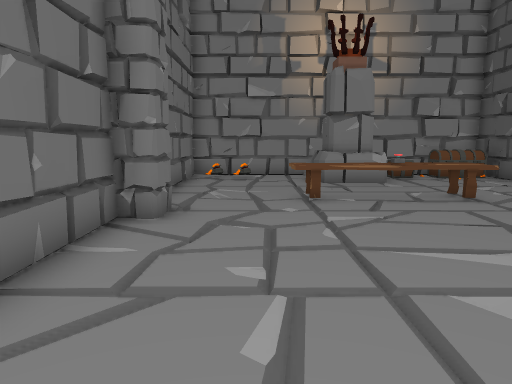
View 1 (above)

12 first-person views from a walk through a scene from a Unity 3-D project. The camera is 1.4 m above the floor, tilts 8° down and sees 70° across. Doors are open. The floor is counted in squares, 1 m on a side. Each view is taken from the middle of a square. On the plan, view 1 faces up. The plan holds only what a view shows up to about 16 squares ahead; the rest is blank. The player is left out. Some animated figures are not drawn.

View 2
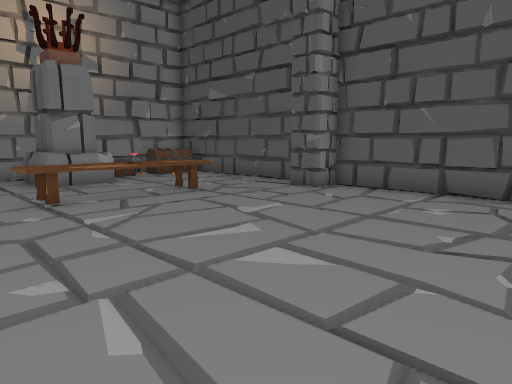

View 3
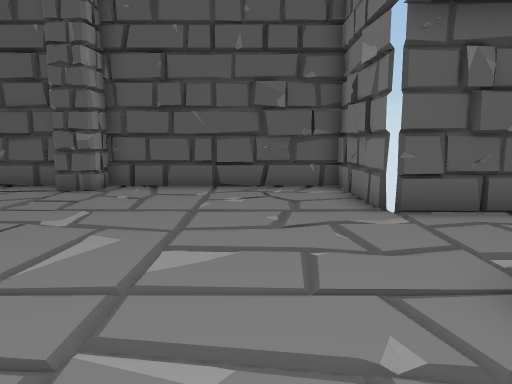

View 4
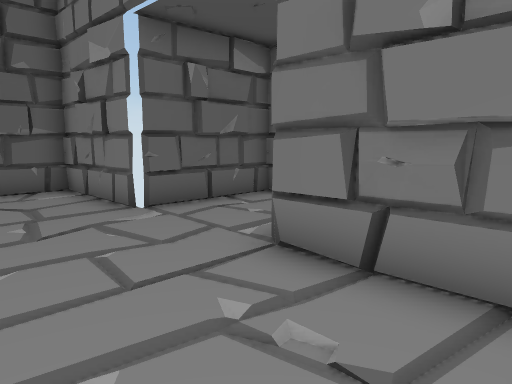

View 5
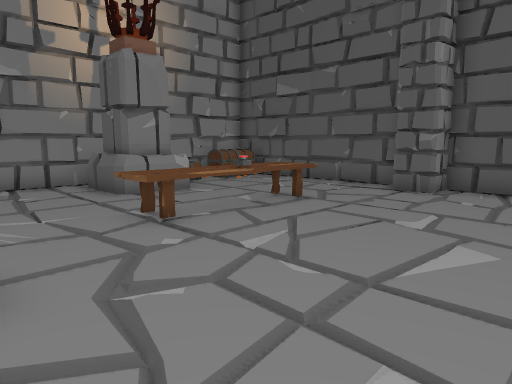

View 6
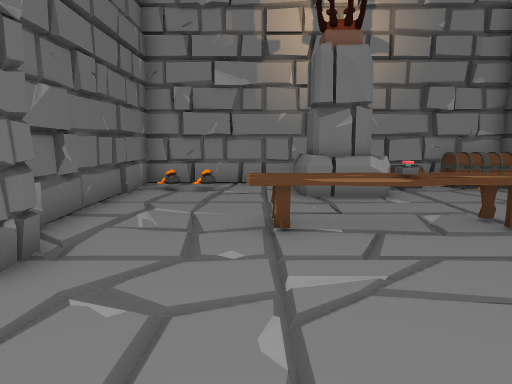

View 7
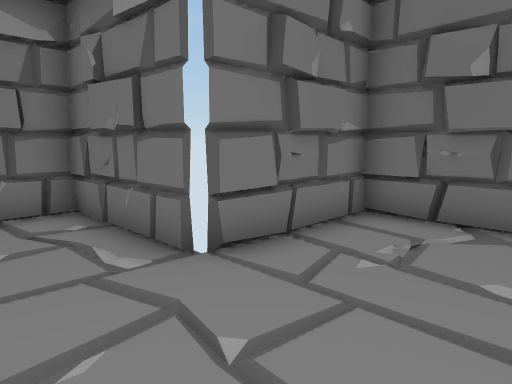

View 8
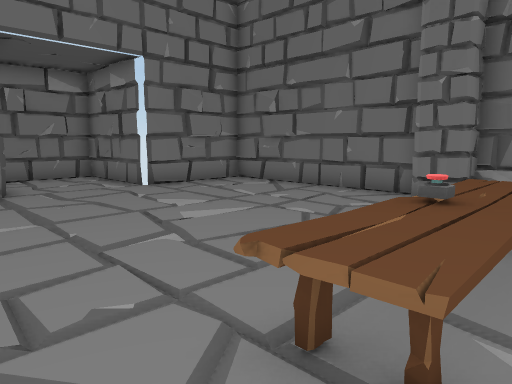

View 9
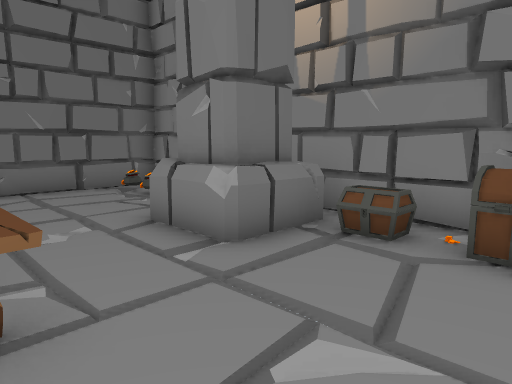

View 10
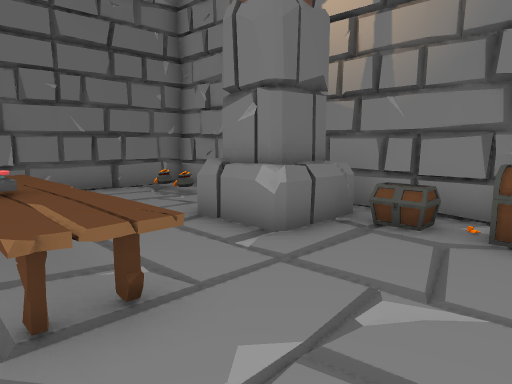

View 11
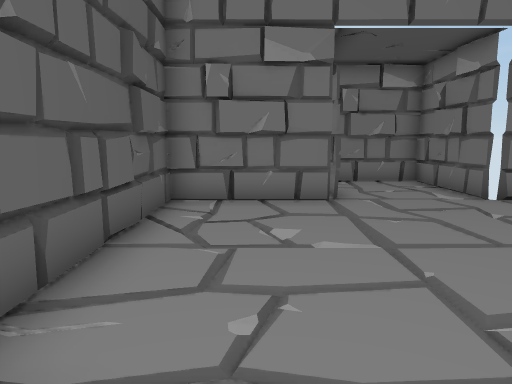

View 12
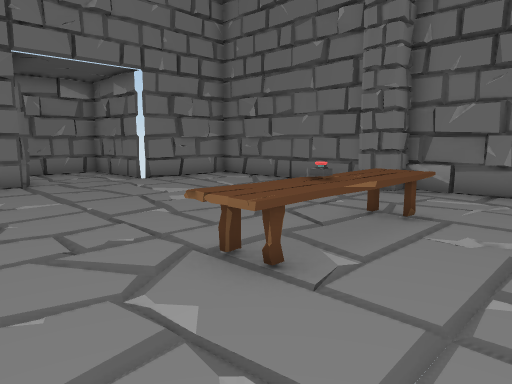

### Floor plan
Ten units are one square. View 1 is at (0, 0); x grows to the right and y downward. Boxes are objects, and circles mark ways between rooms. Rooms are numbered by the first view taken in them; rooms with no view inside come last. Other rooms are left out.
<svg viewBox="-32 -156 129 208">
<path fill="none" stroke="#000" d="M-25 -66 -26 5 15 5M90 -79 89 -150 -25 -150 -25 -75M91 -83 91 -87M-26 -102 -26 -96M-27 -104 -24 -100 -26 -95M91 -39 90 -44M-24 -19 -26 -12 -24 -6M50 5 90 4 90 -66M46 -151 40 -150M89 -12 90 -20 90 -21M90 -10 91 -19M-11 5 1 6M-13 4 -3 6 0 5M90 -7 92 -12M76 7 80 5M91 -136 91 -143M69 -151 64 -150M75 -150 64 -151M83 6 92 1M-25 -145 -27 -139M-25 -83 -24 -77M-26 -127 -26 -122M38 43 44 46M26 46 42 47M15 46 49 44 50 5M15 5 15 45 24 46"/>
<rect x="-25" y="-85" width="10" height="10" fill="#bbb"><title>column</title></rect>
<rect x="-15" y="-145" width="10" height="10" fill="#bbb"><title>other object</title></rect>
<rect x="5" y="-95" width="60" height="20" fill="#bbb"><title>table</title></rect>
<rect x="15" y="-145" width="30" height="30" fill="#bbb"><title>pedestal</title></rect>
<rect x="45" y="-145" width="20" height="10" fill="#bbb"><title>chest</title></rect>
<rect x="65" y="-145" width="20" height="10" fill="#bbb"><title>chest</title></rect>
<circle cx="35" cy="5" r="3" fill="#2a7"/>
<text x="30" y="-70">1</text>
<text x="30" y="30">2</text>
</svg>
Room 1 opens to room 2.

Where each view was taken, in squares from view 1:
view 1: 0 up, 0 right, facing up
view 2: 0 up, 1 left, facing up-right
view 3: 2 up, 2 left, facing right
view 4: 3 up, 2 left, facing down-right
view 5: 3 up, 2 left, facing up-right
view 6: 3 up, 1 right, facing up
view 7: 3 up, 4 right, facing down-left
view 8: 10 up, 7 right, facing down-left
view 9: 9 up, 8 right, facing up-left
view 10: 8 up, 8 right, facing up-left
view 11: 8 up, 7 right, facing down
view 12: 12 up, 8 right, facing down-left
